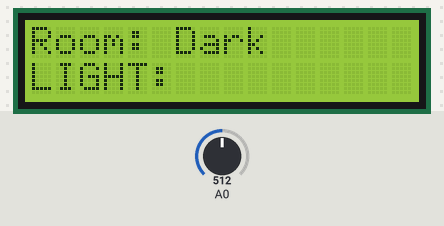
Bench run of a sketch on a simulated Arduino Uno, built with avr-gcc and run on an emulated ATmega328P. Shown: 16×2 character LCD. The test bench sets the inputs (shaded band); at power-on: A0 = 512.

Above: at 1.2 s.
1.3 s: A0 set to 690
2.8 s: A0 set to 714
At 4.0 s:
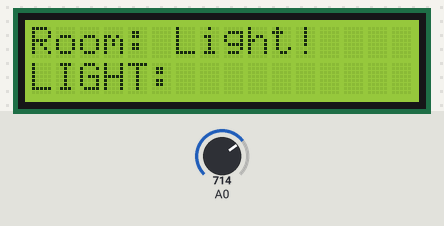
4.3 s: A0 set to 511
At 4.9 s:
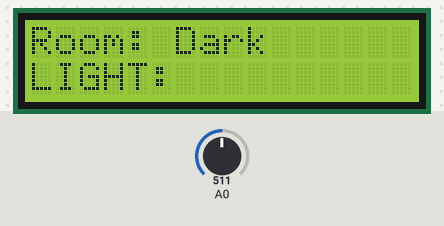
5.8 s: A0 set to 710
At 7.3 s:
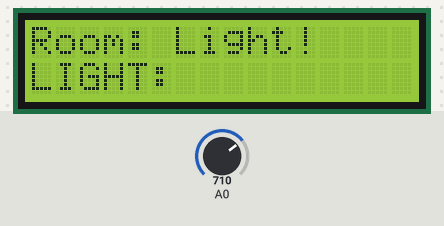
Timing chart, 0 to 8.4 s (numbered marks = the images above; inputs shaded):
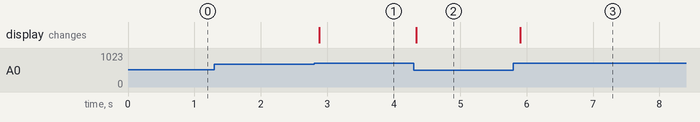

The sketch:

LCD_SCREEN_USING_I2C_MODULE_2.ino
```cpp
#include <Wire.h>
#include <LiquidCrystal_I2C.h>

// Use the correct I2C address (usually 0x27 or 0x3F)
LiquidCrystal_I2C lcd(0x27, 16, 2);

void setup() {
  lcd.init();           // Initialize the LCD
  lcd.backlight();      // Turn on the backlight
  lcd.setCursor(0, 1);
  lcd.print("LIGHT: ");
}

void loop() {
  int sensorValue = analogRead(A0);

  lcd.setCursor(0, 0);  // Move to top line before printing new text
  lcd.print("Room: ");

  if (sensorValue > 700) {
    lcd.print("Light!");
  } else {
    lcd.print("Dark  ");
  }

  delay(100);
}
```

Measured:
- the behaviour switches between 700 and 701 on A0 (found by bisection; images 0 and 1)
- after the input at 1.3 s, every drawn part: stays the same
- after the input at 2.8 s, the display: changes after 0.08 s (image 1)
- after the input at 4.3 s, the display: changes at once (image 2)
- after the input at 5.8 s, the display: changes after 0.11 s (image 3)
